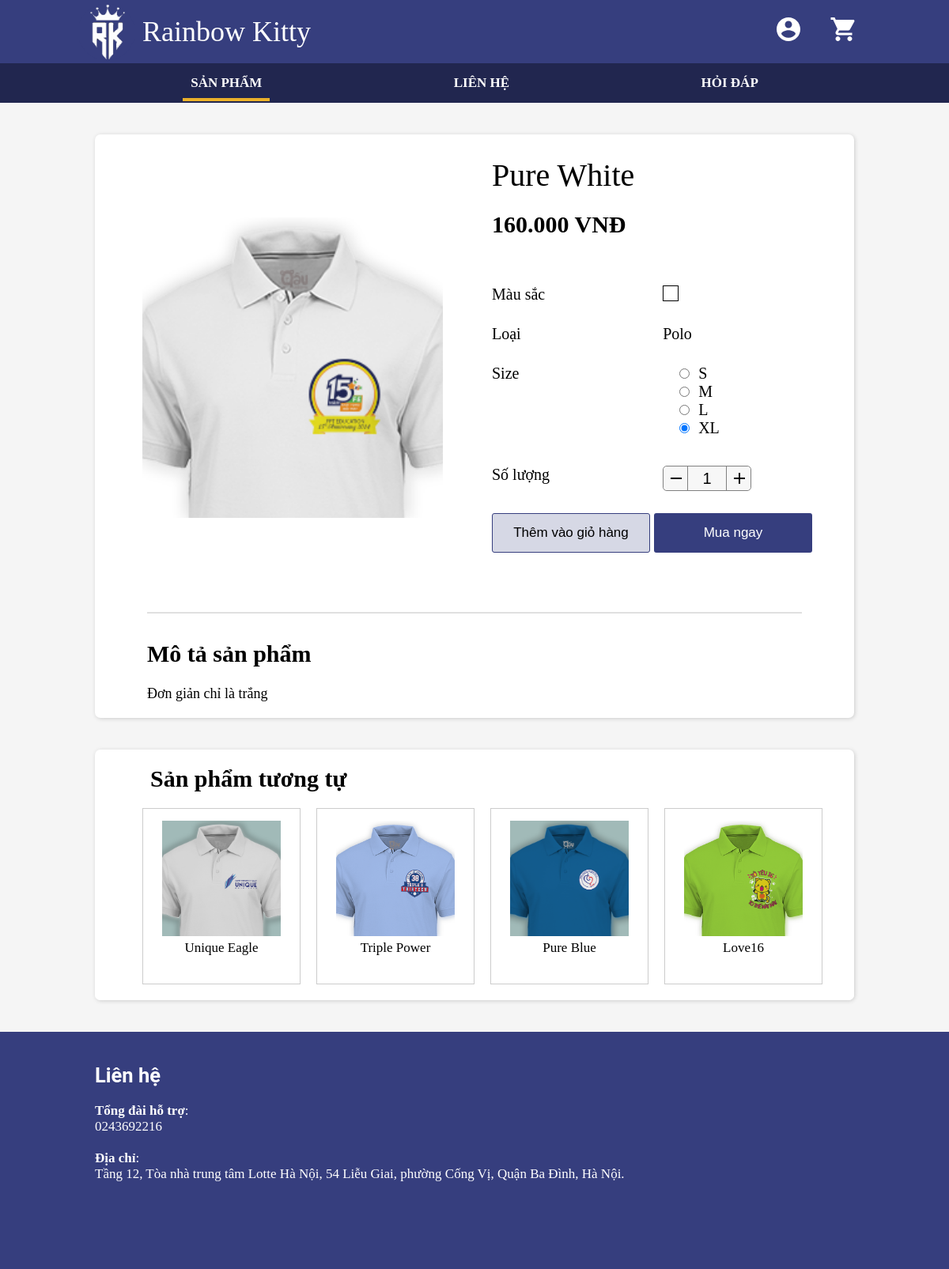
The app's page /public/display-item-details.php?id=42 with its own data.
### tables this page shows
CREATE TABLE `items` (
  `id` int(11) NOT NULL,
  `name` varchar(50) NOT NULL,
  `picture` varchar(100) DEFAULT NULL,
  `price` int(11) NOT NULL,
  `description` varchar(500) DEFAULT NULL,
  `id_type` int(11) NOT NULL,
  `id_color` int(11) NOT NULL
);

CREATE TABLE `item_colors` (
  `id` int(11) NOT NULL,
  `code` varchar(20) NOT NULL,
  `color` varchar(100) NOT NULL
);

CREATE TABLE `item_types` (
  `id` int(11) NOT NULL,
  `type` varchar(50) NOT NULL
);

CREATE TABLE `item_details` (
  `id_item` int(11) NOT NULL,
  `id_size` int(11) NOT NULL,
  `amount` int(11) NOT NULL
);

CREATE TABLE `item_sizes` (
  `id` int(11) NOT NULL,
  `size` varchar(20) NOT NULL
);

CREATE TABLE `contact` (
  `id` int(11) NOT NULL,
  `type` varchar(100) NOT NULL,
  `value` text NOT NULL
);

### config/db.php (called while the page is built, shortened)
<?php
function sql_query(string $query_msg) {
    $connect = mysqli_connect(
        SERVER_NAME,
        USERNAME,
        PASSWORD,
        DB_NAME
    );
    mysqli_set_charset($connect, "utf8");
    $result = mysqli_query($connect, $query_msg) or trigger_error(mysqli_error($connect), E_USER_ERROR);
    return $result;
}

### public/display-item-details.php (the view, shortened to what this page needs)
<?php
    $root_path = $_SERVER["DOCUMENT_ROOT"];
    require_once($root_path . "/config/db.php");
    $item_id = $_GET['id'];
    $item = sql_query("
        SELECT *
        FROM items
        WHERE id = '$item_id';
    ");
    $item = mysqli_fetch_array($item);
    $item_type = sql_query("
        SELECT type
        FROM item_types
        WHERE id = {$item["id_type"]};
    ");
    $item_type = mysqli_fetch_array($item_type)["type"];
    $no_more_item = false;
    $item_sizes = sql_query("
        SELECT id_size, amount
        FROM item_details
        WHERE id_item = $item_id AND amount > 0;
    ");
    $item_color = sql_query("
        select code
        from item_colors
        join items
        on item_colors.id = items.id_color
        where items.id = '$item_id'
    ");
    $item_color = mysqli_fetch_array($item_color)['code'];
    $image_patch = "/public/assets/items/"
?>
<!DOCTYPE html>
<html lang="en">
<head>
    <link rel="stylesheet" href="/public/templates/css/all.css">
    <link rel="stylesheet" href="/public/templates/css/display-item-details-style.css">
</head>
<body>
    <?php include_once($root_path . "/public/templates/ui/header.php"); ?>
    <?php include_once($root_path . "/public/templates/ui/menu.php"); ?>
    <div id="page-item">
        <div id="item-img" style="width: 50%;">
            <div class="item-image">
            </div>
        </div>
        <div id="item-detail">
            <form action="/public/templates/cart/add-item-to-cart.php" method="POST">
                <table style="height: 100%; width: 100%">
                    <tr class="item-name">
                        <td colspan="3">
                            <span style="font-size: 40px;">
                                <?= $item["name"] ?>
                            </span>
                        </td>
                    </tr>
                    <tr class="item-price">
                        <td colspan="3">
                            <b>
                                <span style="font-size: 30px; vertical-align: top;">
                                    <?= number_format($item['price'], 0, ',', '.') ?> VNĐ
                                </span>
                            </b>
                        </td>
                    </tr>
                    <tr>
                        <td class="display-title">
                            <span>Màu sắc</span>
                        </td>
                        <td>
                            <div style="
                                display: inline-block;
                                width: 20px; height: 20px;
                                background-color: <?= $item_color ?>;
                                <?php
                                    if ($item_color == 'white')
                                        echo 'border: 1px black solid;';
                                ?>">
                            </div>
                        </td>
                    </tr>
                    <tr class="item-type">
                        <td class="display-title">
                            <span">Loại</span>
                        </td>
                        <td>
                            <span><?= $item_type ?></span>
                        </td>
                    </tr>
                    <?php if (!$no_more_item): ?>
                    <tr class="item-size">
                        <td class="display-title">
                            <span>Size</span>
                        </td>
                        <td colspan="2">
                            <?php foreach ($item_sizes as $item_size) : ?>
                                <?php
                                    $size_name = sql_query("
                                        SELECT size
                                        FROM item_sizes
                                        WHERE id = {$item_size["id_size"]};
                                    ");
                                    $size_name = mysqli_fetch_array($size_name)["size"];
                                ?>
                                <div>
                                <label id="<?php echo $item_size['size']; ?>">
                                    <input class="choose-size"
                                        type="radio"
                                        name="size_id"
                                        value="<?php echo $item_size['id_size']; ?>"
                                        id="<?php echo $size_names; ?>" checked
                                        onchange="change_size()">
                                    <span class="choose-label"><?php echo " ", $size_name; ?></span>
                                </label>
                                </div>
                            <?php endforeach ?>
                        </td>
                    </tr>
                    <tr class="item-number">
                        <td class="display-title">
                            <span>Số lượng</span>
                        </td>
                        <td>
                            <span style="display: inline-block; border-radius: 5px; border: 1px gray solid;">
                                <div style="display: flex; justify-content: space-around;">
                                    <a onclick="change_amount(0)" id="decrease-amount" class="btn-amount" style="border-radius: 5px 0 0 5px;">
                                        <svg style="position: relative; top: 3px;" xmlns="http://www.w3.org/2000/svg" viewBox="0 0 24 24" fill="black" width="24px" height="24px"><path d="M0 0h24v24H0z" fill="none"/><path d="M19 13H5v-2h14v2z"/></svg>
                                    </a>
                                    <input id="input-amount" class="input-amount" type="text" name="amount" value="1" readonly>
                                    <a onclick="change_amount(1)" id="increase-amount" class="btn-amount" style="border-radius: 0 5px 5px 0;">
                                        <svg style="position: relative; top: 3px;" xmlns="http://www.w3.org/2000/svg" viewBox="0 0 24 24" fill="black" width="24px" height="24px"><path d="M0 0h24v24H0z" fill="none"/><path d="M19 13h-6v6h-2v-6H5v-2h6V5h2v6h6v2z"/></svg>
                                    </a>
                                </div>
                            </span>
                        </td>
                    </tr>
                    <tr class="div-buy-item">
                        <td colspan="3">
                            <button type="submit" class="add-to-cart" onclick="return add_item_to_cart(0)">Thêm vào giỏ hàng</button>
                            <button type="submit" class="move-to-cart" onclick="return add_item_to_cart(1)">Mua ngay</button>
                        </td>
                    </tr>
                    <?php endif ?>
                </table>
            </form>
        </div>
        <div id="div-line">
            <div style="width: 90%; border-top: 2px #e0e0e0 solid;">
            </div>
        </div>
        <div id="div-description">
            <div style="width: 90%;">
                <span style="font-size: 30px; font-weight: bold;">Mô tả sản phẩm</span>
                <br><br>
                <span style="font-size: 18px;"><?php echo $item['description']; ?></span>
            </div>
        </div>
    </div>
    <?php
        $sql = "
            select *
            from items
            where id_type = ('$item[id_type]') and id != '$item[id]'
            limit 4;
        ";
        $same_item = sql_query($sql);
    ?>
    <?php if (mysqli_num_rows($same_item) > 0): ?>
    <div class="same-item">
        <div style="padding-left: 70px; padding-top:20px; font-size: 30px; font-weight: bold;" >
            Sản phẩm tương tự
        </div>
        <div class="show-same-item">
            <div style="display: flex; text-align: center; padding-left: 50px;">
                <?php foreach ($same_item as $each) { ?>
                    <a href="/public/display-item-details.php?id=<?php echo $each['id']; ?>">
                        <div class="show-item">
                            <span style="width: 150px; padding: 10px 10px 0px 10px;">
                                <img src="<?php echo $image_patch . $each["picture"] ?>" alt="<?php echo $each["picture"] ?>" style="width: 150px;">
                            </span>
                            <br>
                            <span style="display: inline-block; width: 90%; height: 50px; overflow: hidden; text-overflow: ellipsis; color: black;"><?php echo $each["name"] ?></span>
                        </div>
                    </a>
                <?php } ?>
            </div>
        </div>
    </div>
    <?php endif ?>
    <?php include_once($root_path . "/public/templates/ui/footer.php"); ?>
</body>
</html>

### public/templates/ui/footer.php (shortened to what this page needs)
<?php
    $root_path = $_SERVER["DOCUMENT_ROOT"];
    require_once($root_path . "/config/db.php");
    $sql_phone = "
        select *
        from contact
        where id = 1
    ";
    $sql_address = "
        select *
        from contact
        where id = 2
    ";
    $phone = mysqli_fetch_array(sql_query($sql_phone));
    $address = mysqli_fetch_array(sql_query($sql_address));
?>
<div id="div_all_footer">
    <div id="div_content_inside">
        <div>
            <h2 class="title">Liên hệ</h2><br>
            <span style="font-weight: bold;">Tổng đài hỗ trợ</span>: <br>
            <?= $phone["value"] ?>
            <br>
            <br>
            <span style="font-weight: bold;">Địa chỉ</span>: <br>
            <?= $address["value"] ?>
        </div>
    </div>
</div>

### public/templates/css/all.css (style rules this page uses)
* { margin: 0; padding: 0; list-style: none; text-decoration: none; box-sizing: border-box; }
html { scroll-behavior: smooth; }
body { font-size: 17px; background-color: #f5f5f5; }

### public/templates/css/display-item-details-style.css (style rules this page uses)
#page-item { margin-top: 40px; margin-bottom: 40px; margin-left: 10%; margin-right: 10%; background-color: white; width: 80%; min-width: 917px; border-radius: 7px; box-shadow: 1px 1px 5px #ccc; display: flex; flex-wrap: wrap; flex-grow: 2; padding: 20px; }
#page-item * { font-size: 20px; }
#item-img { width: 40%; height: 100%; padding: 20px; margin: auto; }
#item-detail { width: 50%; height: 550px; padding: 10px 20px 20px 20px; }
#item-detail .display-title { min-width: 120px; }
#item-detail .item-name { line-height: 20px; width: 100%; margin-bottom: 0px; }
#item-detail .item-price { line-height: 50px; width: 100%; height: 100px; margin-bottom: 10px; }
#item-detail .item-size { width: 100%; margin-bottom: 10px; }
#item-detail .choose-size { width: 25px; margin-left: 15px; background-color: #eee; }
#item-detail .item-number { width: 100%; margin-bottom: 10px; }
#item-detail .div-buy-item { width: 100%; padding-bottom: 0px; margin-bottom: 0px; }
#item-detail .div-buy-item .add-to-cart { width: 200px; height: 50px; font-size: 17px; color: black; background-color: rgba(54, 62, 126, 20%); border-radius: 3px; border: 1px #363e7e solid; outline: none; cursor: pointer; }
#item-detail .div-buy-item .move-to-cart { color: white; width: 200px; height: 50px; font-size: 17px; background-color: #363e7e; border-radius: 3px; border-style: none; outline: none; cursor: pointer; }
#div-line { display: flex; justify-content: center; align-items: center; width: 100%; height: 70px; }
#div-description { width: 100%; display: flex; justify-content: center; align-items: center; }
#item-detail .btn-amount { display: inline-block; text-align: center; width: 30px; height: 30px; font-size: 22px; padding: 0px 4px 3px 4px; background-color: #f7f7f7; cursor: pointer; }
#item-detail table tr td { vertical-align: top; padding: 10px 0 10px 0; }
#item-detail .input-amount { width: 50px; margin: 0; height: 30px; text-align: center; padding: 5px 5px 5px 5px; border-radius: 0px; border: 0px; border-left: 1px gray solid; border-right: 1px gray solid; background-color: #f7f7f7; color: black; }
.same-item { margin-top: 40px; margin-bottom: 40px; margin-left: 10%; margin-right: 10%; background-color: white; width: 80%; min-width: 917px; border-radius: 7px; box-shadow: 1px 1px 5px #ccc; }
.same-item .show-same-item { background-color: white; border-radius: 7px; padding-top: 20px; padding-bottom: 20px; }
.same-item .show-same-item .show-item { width: 200px; padding: 15px 5px 5px 5px; margin-left: 10px; margin-right:10px; border: 1px #ccc solid; }

### public/templates/ui/footer.php (style rules this page uses)
#div_all_footer { background-color: #363e7e; color: white; position: relative; height: 300px; }
#div_content_inside { width: 80%; height: 80%; display: flex; margin-top: 10px; position: absolute; top: 50%; left: 50%; transform: translate(-50%, -50%); }
.title { font-family: Roboto, Oxygen, Ubuntu, Cantarell, 'Open Sans', 'Helvetica Neue', sans-serif; }

### records on screen
items: name "Pure White", price "160.000", description "Đơn giản chỉ là trắng"
item_types: type "Polo"
item_details: id_size.size "S"
item_details: id_size.size "M"
item_details: id_size.size "L"
item_details: id_size.size "XL"
items: picture (picture), name "Unique Eagle"
items: picture (picture), name "Triple Power"
items: picture (picture), name "Pure Blue"
items: picture (picture), name "Love16"
contact: value "0243692216"
contact: value "Tầng 12, Tòa nhà trung tâm Lotte Hà Nội, 54 Liễu Giai, phường Cống Vị, Quận Ba Đình, Hà Nội."
